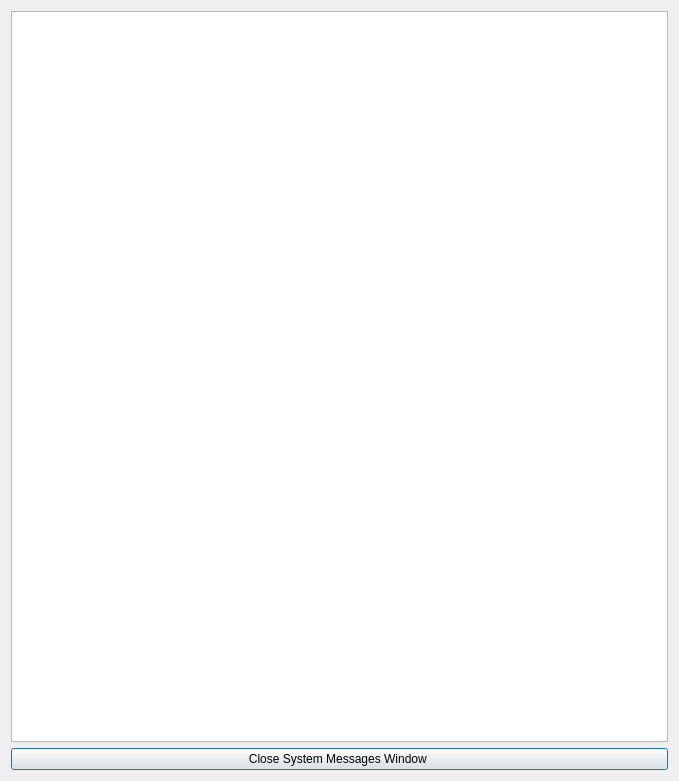
<?xml version="1.0" encoding="UTF-8"?>
<ui version="4.0">
 <class>LoggerWindow</class>
 <widget class="QDialog" name="LoggerWindow">
  <property name="windowModality">
   <enum>Qt::NonModal</enum>
  </property>
  <property name="geometry">
   <rect>
    <x>0</x>
    <y>0</y>
    <width>679</width>
    <height>781</height>
   </rect>
  </property>
  <property name="windowTitle">
   <string>System Messages Window</string>
  </property>
  <layout class="QVBoxLayout" name="verticalLayout_2">
   <item>
    <widget class="QListWidget" name="listWidget">
     <property name="font">
      <font>
       <family>Courier New</family>
       <pointsize>10</pointsize>
       <weight>75</weight>
       <bold>true</bold>
      </font>
     </property>
    </widget>
   </item>
   <item>
    <widget class="QPushButton" name="buttonClose">
     <property name="text">
      <string>Close System Messages Window </string>
     </property>
    </widget>
   </item>
  </layout>
 </widget>
 <resources/>
 <connections/>
</ui>
